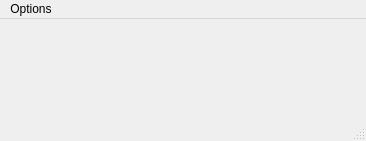
<?xml version="1.0" encoding="UTF-8"?>
<ui version="4.0">
 <class>MainWindow_Demo</class>
 <widget class="QMainWindow" name="MainWindow_Demo">
  <property name="geometry">
   <rect>
    <x>0</x>
    <y>0</y>
    <width>366</width>
    <height>141</height>
   </rect>
  </property>
  <property name="windowTitle">
   <string>Application in english</string>
  </property>
  <property name="locale">
   <locale language="English" country="UnitedKingdom"/>
  </property>
  <widget class="QWidget" name="centralwidget"/>
  <widget class="QMenuBar" name="menubar">
   <property name="geometry">
    <rect>
     <x>0</x>
     <y>0</y>
     <width>366</width>
     <height>22</height>
    </rect>
   </property>
   <widget class="QMenu" name="menuOptions">
    <property name="title">
     <string>Options</string>
    </property>
    <addaction name="actionLanguage_settings1"/>
    <addaction name="actionLanguage_settings2"/>
    <addaction name="actionQuit"/>
   </widget>
   <addaction name="menuOptions"/>
  </widget>
  <widget class="QStatusBar" name="statusbar"/>
  <action name="actionLanguage_settings1">
   <property name="text">
    <string>Language settings - way 1</string>
   </property>
  </action>
  <action name="actionQuit">
   <property name="text">
    <string>Quit</string>
   </property>
  </action>
  <action name="actionLanguage_settings2">
   <property name="text">
    <string>Language settings - way 2</string>
   </property>
  </action>
 </widget>
 <resources/>
 <connections>
  <connection>
   <sender>actionQuit</sender>
   <signal>triggered()</signal>
   <receiver>MainWindow_Demo</receiver>
   <slot>close()</slot>
   <hints>
    <hint type="sourcelabel">
     <x>-1</x>
     <y>-1</y>
    </hint>
    <hint type="destinationlabel">
     <x>100</x>
     <y>70</y>
    </hint>
   </hints>
  </connection>
 </connections>
</ui>
